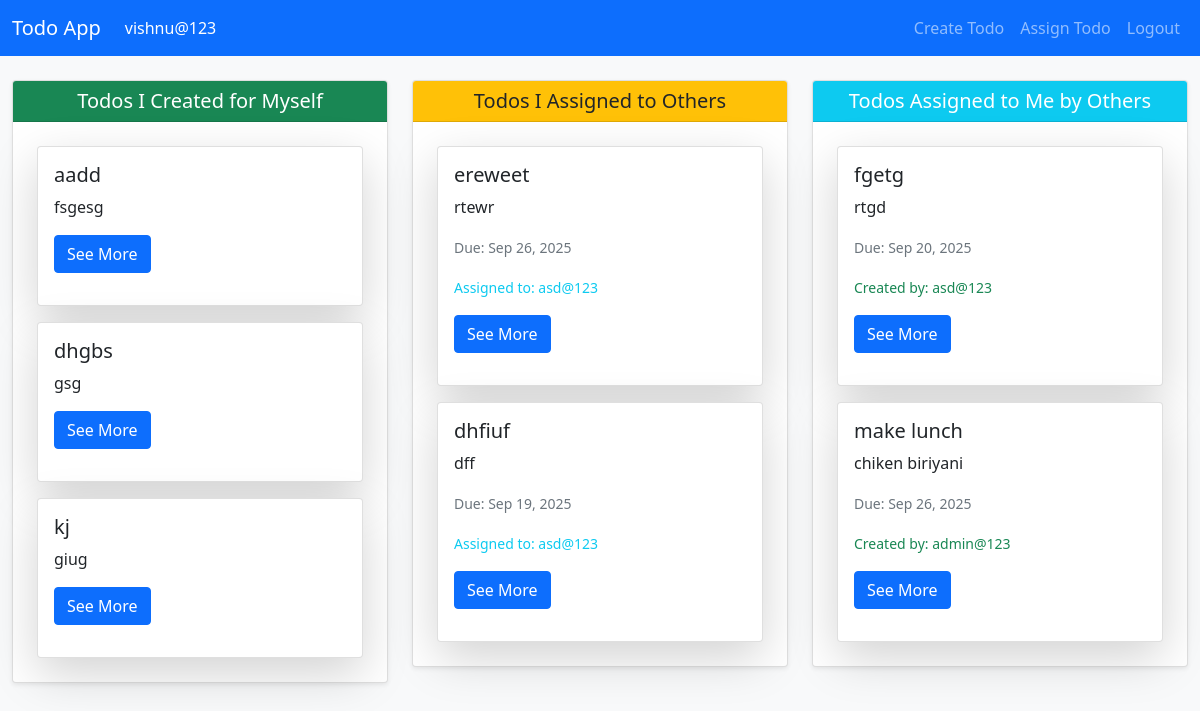
Page /home (signed in) on the committed database.
### App1/models.py (models this page shows, shortened)
class Todo(models.Model):
    creator = models.ForeignKey(User, on_delete=models.CASCADE, related_name="created_todos")
    assigned_to = models.ForeignKey(User, on_delete=models.CASCADE, related_name="assigned_todos")
    title = models.CharField(max_length=200)
    description = models.TextField()
    is_completed = models.BooleanField(default=False)
    created_at = models.DateTimeField(auto_now_add=True)
    due_date = models.DateTimeField(blank=True, null=True)
    add_file=models.FileField(upload_to='uploads/', blank=True, null=True)

### App1/views.py (the view)
# urls.py: path('home',views.HomeView.as_view(),name="home"),
class HomeView(TemplateView):
   template_name="home.html"
   def get_context_data(self, **kwargs):
      context= super().get_context_data(**kwargs)
      my_todos = Todo.objects.filter(creator=self.request.user, assigned_to=self.request.user)
      assigned_to_others = Todo.objects.filter(creator=self.request.user).exclude(assigned_to=self.request.user)
      assigned_to_me = Todo.objects.filter(assigned_to=self.request.user).exclude(creator=self.request.user)
      context['my_todos'] = my_todos
      context['assigned_to_others'] = assigned_to_others
      context['assigned_to_me'] = assigned_to_me
      return context

### App1/templates/home.html (shortened to what this page needs)
<!DOCTYPE html>
<html lang="en">
  <head>
    <link
      rel="stylesheet"
      href="https://cdnjs.cloudflare.com/ajax/libs/twitter-bootstrap/5.0.0-beta1/css/bootstrap.min.css"
    />
    <link
      rel="stylesheet"
      href="https://cdnjs.cloudflare.com/ajax/libs/font-awesome/5.15.2/css/all.min.css"
    />
  </head>
  <body class="bg-light">
    <nav class="navbar navbar-expand-lg navbar-dark bg-primary">
      <div class="container-fluid">
        <a class="navbar-brand" href="#">Todo App</a>
        <div class="collapse navbar-collapse" id="navbarNav">
          <ul class="navbar-nav me-auto">
            <li class="nav-item">
              <a class="nav-link active" aria-current="page" href="#">{{ request.user.username|default:"Guest" }}</a>
            </li>
          </ul>
          <ul class="navbar-nav">
            <li class="nav-item">
              <a class="nav-link" href="{% url 'create_todo' %}">Create Todo</a>
            </li>
            <li class="nav-item">
              <a class="nav-link" href="{% url 'assign' %}">Assign Todo</a>
            </li>
            {% if user.is_authenticated %}
            <li class="nav-item">
              <a class="nav-link" href="{% url 'logout' %}">Logout</a>
            </li>
            {% else %}
            <li class="nav-item">
              <a class="nav-link" href="{% url 'login' %}">Login</a>
            </li>
            {% endif %}
          </ul>
        </div>
      </div>
    </nav>
    <div class="container-fluid mt-4">
      <div class="row">
        <div class="col-md-4">
          <div class="card shadow-sm mb-4 ">
            <div class="card-header bg-success text-white">
              <h5 class="card-title mb-0 text-center">Todos I Created for Myself</h5>
            </div>
            <div class="card-body ">
              <div class="row">
                {% for i in my_todos %}
                <div class="col-md-12 col-sm-6 mb-3  ">
                  <div class="card h-100 shadow-lg m-2">
                    <div class="card-body">
                      <h5 class="card-title">{{ i.title }}</h5>
                      <p class="card-text">{{ i.description|truncatechars:100 }}</p>
                      <a href="{% url 'detail' i.id %}" class="btn btn-primary">See More</a>
                    </div>
                  </div>
                </div>
                {% empty %}
                <div class="col-12">
                  <p class="text-center text-muted">No todos created for yourself yet.</p>
                </div>
                {% endfor %}
              </div>
            </div>
          </div>
        </div>
        <div class="col-md-4">
          <div class="card shadow-sm mb-4">
            <div class="card-header bg-warning text-dark">
              <h5 class="card-title mb-0 text-center">Todos I Assigned to Others</h5>
            </div>
            <div class="card-body">
              <div class="row">
                {% for todo in assigned_to_others %}
                <div class="col-md-12 col-sm-6 mb-3">
                  <div class="card h-100 shadow-lg m-2">
                    <div class="card-body">
                      <h5 class="card-title">{{ todo.title }}</h5>
                      <p class="card-text">{{ todo.description|truncatechars:100 }}</p>
                      <p class="card-text"><small class="text-muted">Due: {{ todo.due_date|date:"M d, Y" }}</small></p>
                      <p class="card-text"><small class="text-info">Assigned to: {{ todo.assigned_to.username }}</small></p>
                      <a href="{% url 'detail' todo.id %}" class="btn btn-primary">See More</a>
                    </div>
                  </div>
                </div>
                {% empty %}
                <div class="col-12">
                  <p class="text-center text-muted">No todos assigned to others yet.</p>
                </div>
                {% endfor %}
              </div>
            </div>
          </div>
        </div>
        <div class="col-md-4">
          <div class="card shadow-sm mb-4">
            <div class="card-header bg-info text-white">
              <h5 class="card-title mb-0 text-center">Todos Assigned to Me by Others</h5>
            </div>
            <div class="card-body">
              <div class="row">
                {% for todo in assigned_to_me %}
                <div class="col-md-12 col-sm-6 mb-3">
                  <div class="card h-100 shadow-lg m-2">
                    <div class="card-body">
                      <h5 class="card-title ">{{ todo.title }}</h5>
                      <p class="card-text">{{ todo.description|truncatechars:100 }}</p>
                      <p class="card-text"><small class="text-muted">Due: {{ todo.due_date|date:"M d, Y" }}</small></p>
                      <p class="card-text"><small class="text-success">Created by: {{ todo.creator.username }}</small></p>
                      <a href="{% url 'detail' todo.id %}" class="btn btn-primary">See More</a>
                    </div>
                  </div>
                </div>
                {% empty %}
                <div class="col-12">
                  <p class="text-center text-muted">No todos assigned to you by others yet.</p>
                </div>
                {% endfor %}
              </div>
            </div>
          </div>
        </div>
      </div>
    </div>
  </body>
</html>

### rows in the picture
Todo: title "aadd", description "fsgesg"
Todo: title "dhgbs", description "gsg"
Todo: title "kj", description "giug"
Todo: title "ereweet", description "rtewr", due_date "Sep 26, 2025", assigned_to.username "asd@123"
Todo: title "dhfiuf", description "dff", due_date "Sep 19, 2025", assigned_to.username "asd@123"
Todo: title "fgetg", description "rtgd", due_date "Sep 20, 2025", creator.username "asd@123"
Todo: title "make lunch", description "chiken biriyani", due_date "Sep 26, 2025", creator.username "admin@123"

### other values in the picture
{{ request.user.username|default:"Guest" }} "vishnu@123"
